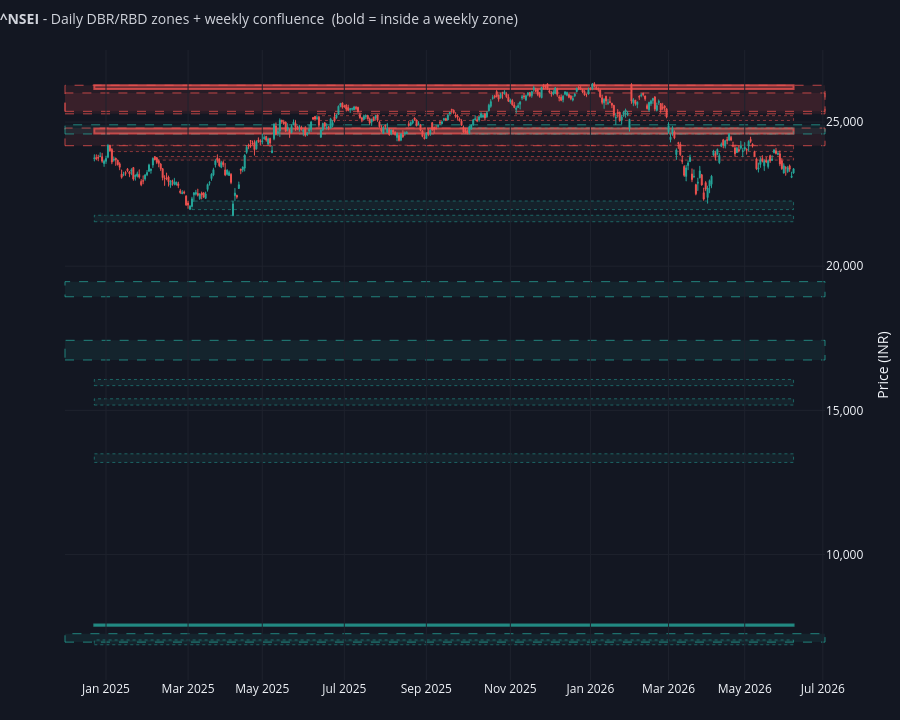

Here is the notebook cell this chart was saved with:
### Code cell
# ── Daily candles + weekly bands + confluence-highlighted daily zones ──
def plot_weekly_confluence(proc, zones, weekly_zones, title='', n_candles=None):
    # Daily candlesticks, WEEKLY zones drawn as wide dashed HTF bands, and daily
    # zones drawn BOLD/bright when weekly_in_zone is True (faded otherwise).
    df = proc.tail(n_candles).copy() if n_candles else proc.copy()
    dmin, dmax = df.index.min(), df.index.max()
    fig = go.Figure()

    # Weekly zones → wide HTF bands spanning the full visible width
    if weekly_zones is not None and len(weekly_zones):
        for _, w in weekly_zones.iterrows():
            if pd.Timestamp(w['formation_date']) > dmax:
                continue
            inv = w.get('invalidation_date')
            if pd.notna(inv) and pd.Timestamp(inv) < dmin:
                continue
            is_dem = w['type'] == 'demand'
            fig.add_shape(type='rect', xref='x domain', yref='y', x0=0, x1=1,
                          y0=float(w['bottom']), y1=float(w['top']),
                          fillcolor='rgba(38,166,154,0.09)' if is_dem else 'rgba(239,83,80,0.09)',
                          line=dict(color=DEMAND_LINE if is_dem else SUPPLY_LINE, width=1, dash='dash'),
                          layer='below')

    # Candlesticks
    fig.add_trace(go.Candlestick(x=df.index, open=df['Open'], high=df['High'],
                  low=df['Low'], close=df['Close'], name='Price',
                  increasing=dict(line=dict(color='#26a69a', width=1), fillcolor='#26a69a'),
                  decreasing=dict(line=dict(color='#ef5350', width=1), fillcolor='#ef5350'),
                  whiskerwidth=0.5))

    # Daily zones: bold if inside a weekly zone, faded otherwise
    for zid, z in zones.iterrows():
        fdate = pd.Timestamp(z['formation_date'])
        inv = z.get('invalidation_date')
        if pd.notna(inv) and pd.Timestamp(inv) < dmin:
            continue
        if fdate > dmax:
            continue
        is_dem = z['type'] == 'demand'
        in_wk  = bool(z.get('weekly_in_zone', False))
        line   = DEMAND_LINE if is_dem else SUPPLY_LINE
        if in_wk:
            fill = 'rgba(38,166,154,0.34)' if is_dem else 'rgba(239,83,80,0.34)'
        else:
            fill = 'rgba(38,166,154,0.08)' if is_dem else 'rgba(239,83,80,0.08)'
        x0, x1 = max(fdate, dmin), dmax
        fig.add_shape(type='rect', xref='x', yref='y', x0=x0, x1=x1,
                      y0=float(z['bottom']), y1=float(z['top']), fillcolor=fill,
                      line=dict(color=line, width=2 if in_wk else 0.7,
                                dash='solid' if in_wk else 'dot'), layer='below')
        conf  = float(z.get('weekly_confluence_score', float('nan')))
        wdist = float(z.get('weekly_dist_atr', float('nan')))
        star  = '  IN WEEKLY ZONE' if in_wk else ''
        hover = (f"<b>{zid}</b> {'Demand' if is_dem else 'Supply'}{star}<br>"
                 f"Top {z['top']:.2f}  Bottom {z['bottom']:.2f}<br>"
                 f"Quality {z['quality_score']:.0f}  |  Weekly confluence {conf:.3f}<br>"
                 f"Dist to weekly {wdist:.2f}xATR  |  fresh weekly: {bool(z.get('weekly_zone_fresh', False))}"
                 "<extra></extra>")
        fig.add_trace(go.Scatter(x=[x0, x1, x1, x0, x0],
                      y=[z['bottom'], z['bottom'], z['top'], z['top'], z['bottom']],
                      fill='toself', fillcolor='rgba(0,0,0,0)', line=dict(color='rgba(0,0,0,0)'),
                      showlegend=False, hovertemplate=hover, name=str(zid)))

    fig.update_layout(
        title=dict(text=title or f'<b>{SYMBOL}</b> - daily zones with weekly confluence',
                   font=dict(size=14, color='#d1d4dc'), x=0.0, y=0.98),
        template=CHART_THEME, paper_bgcolor=PAPER_BG, plot_bgcolor=PLOT_BG,
        height=720, margin=dict(l=65, r=25, t=50, b=40),
        xaxis_rangeslider_visible=False, hovermode='closest',
        hoverlabel=dict(bgcolor='#1e222d', font_size=11), showlegend=False)
    all_days = pd.date_range(df.index.min(), df.index.max(), freq='D')
    trading  = set(df.index.normalize())
    holidays = [d.strftime('%Y-%m-%d') for d in all_days if d not in trading and d.weekday() < 5]
    fig.update_xaxes(showgrid=True, gridcolor=GRID_COLOR,
                     rangebreaks=[dict(bounds=['sat', 'mon']), dict(values=holidays)])
    fig.update_yaxes(title_text='Price (INR)', gridcolor=GRID_COLOR, tickformat=',.0f', side='right')
    return fig


# Last ~18 months for clarity (set n_candles=None for full history)
fig_conf = plot_weekly_confluence(
    proc, zones, weekly_zones,
    title=f'<b>{SYMBOL}</b> - Daily DBR/RBD zones + weekly confluence  (bold = inside a weekly zone)',
    n_candles=360,
)
fig_conf.show()

### Figure 1 — Plotly figure (JSON) as saved in the notebook; plotly's stock layout.template omitted (floating-point values rounded to 4 significant figures; data arrays with more than 128 entries replaced by an {"elided": "..."} marker saying what was removed)
{"data": [{"close": {"elided": "360 float values"}, "decreasing": {"fillcolor": "#ef5350", "line": {"color": "#ef5350", "width": 1}}, "high": {"elided": "360 float values"}, "increasing": {"fillcolor": "#26a69a", "line": {"color": "#26a69a", "width": 1}}, "low": {"elided": "360 float values"}, "name": "Price", "open": {"elided": "360 float values"}, "type": "candlestick", "whiskerwidth": 0.5, "x": {"elided": "360 str values"}}, {"fill": "toself", "fillcolor": "rgba(0,0,0,0)", "hovertemplate": "<b>Z0014</b> Demand<br>Top 7034.80  Bottom 6869.00<br>Quality 68  |  Weekly confluence 0.130<br>Dist to weekly 4.66xATR  |  fresh weekly: False<extra></extra>", "line": {"color": "rgba(0,0,0,0)"}, "name": "Z0014", "showlegend": false, "type": "scatter", "x": ["2024-12-23T00:00:00", "2026-06-10T00:00:00", "2026-06-10T00:00:00", "2024-12-23T00:00:00", "2024-12-23T00:00:00"], "y": [6869, 6869, 7035.0, 7035.0, 6869]}, {"fill": "toself", "fillcolor": "rgba(0,0,0,0)", "hovertemplate": "<b>Z0017</b> Demand  IN WEEKLY ZONE<br>Top 7569.35  Bottom 7526.70<br>Quality 30  |  Weekly confluence 0.775<br>Dist to weekly 0.00xATR  |  fresh weekly: False<extra></extra>", "line": {"color": "rgba(0,0,0,0)"}, "name": "Z0017", "showlegend": false, "type": "scatter", "x": ["2024-12-23T00:00:00", "2026-06-10T00:00:00", "2026-06-10T00:00:00", "2024-12-23T00:00:00", "2024-12-23T00:00:00"], "y": [7527.0, 7527.0, 7569.0, 7569.0, 7527.0]}, {"fill": "toself", "fillcolor": "rgba(0,0,0,0)", "hovertemplate": "<b>Z0044</b> Demand<br>Top 13492.05  Bottom 13192.90<br>Quality 57  |  Weekly confluence 0.300<br>Dist to weekly 10.28xATR  |  fresh weekly: False<extra></extra>", "line": {"color": "rgba(0,0,0,0)"}, "name": "Z0044", "showlegend": false, "type": "scatter", "x": ["2024-12-23T00:00:00", "2026-06-10T00:00:00", "2026-06-10T00:00:00", "2024-12-23T00:00:00", "2024-12-23T00:00:00"], "y": [13190.0, 13190.0, 13490.0, 13490.0, 13190.0]}, {"fill": "toself", "fillcolor": "rgba(0,0,0,0)", "hovertemplate": "<b>Z0047</b> Demand<br>Top 15400.40  Bottom 15183.40<br>Quality 70  |  Weekly confluence 0.173<br>Dist to weekly 14.38xATR  |  fresh weekly: False<extra></extra>", "line": {"color": "rgba(0,0,0,0)"}, "name": "Z0047", "showlegend": false, "type": "scatter", "x": ["2024-12-23T00:00:00", "2026-06-10T00:00:00", "2026-06-10T00:00:00", "2024-12-23T00:00:00", "2024-12-23T00:00:00"], "y": [15180.0, 15180.0, 15400.0, 15400.0, 15180.0]}, {"fill": "toself", "fillcolor": "rgba(0,0,0,0)", "hovertemplate": "<b>Z0048</b> Demand<br>Top 16070.85  Bottom 15858.20<br>Quality 45  |  Weekly confluence 0.242<br>Dist to weekly 21.43xATR  |  fresh weekly: False<extra></extra>", "line": {"color": "rgba(0,0,0,0)"}, "name": "Z0048", "showlegend": false, "type": "scatter", "x": ["2024-12-23T00:00:00", "2026-06-10T00:00:00", "2026-06-10T00:00:00", "2024-12-23T00:00:00", "2024-12-23T00:00:00"], "y": [15860.0, 15860.0, 16070.0, 16070.0, 15860.0]}, {"fill": "toself", "fillcolor": "rgba(0,0,0,0)", "hovertemplate": "<b>Z0055</b> Demand<br>Top 21766.80  Bottom 21543.35<br>Quality 78  |  Weekly confluence 0.399<br>Dist to weekly 8.57xATR  |  fresh weekly: True<extra></extra>", "line": {"color": "rgba(0,0,0,0)"}, "name": "Z0055", "showlegend": false, "type": "scatter", "x": ["2024-12-23T00:00:00", "2026-06-10T00:00:00", "2026-06-10T00:00:00", "2024-12-23T00:00:00", "2024-12-23T00:00:00"], "y": [21540.0, 21540.0, 21770.0, 21770.0, 21540.0]}, {"fill": "toself", "fillcolor": "rgba(0,0,0,0)", "hovertemplate": "<b>Z0059</b> Supply  IN WEEKLY ZONE<br>Top 26277.35  Bottom 26151.40<br>Quality 21  |  Weekly confluence 0.812<br>Dist to weekly 0.00xATR  |  fresh weekly: True<extra></extra>", "line": {"color": "rgba(0,0,0,0)"}, "name": "Z0059", "showlegend": false, "type": "scatter", "x": ["2024-12-23T00:00:00", "2026-06-10T00:00:00", "2026-06-10T00:00:00", "2024-12-23T00:00:00", "2024-12-23T00:00:00"], "y": [26150.0, 26150.0, 26280.0, 26280.0, 26150.0]}, {"fill": "toself", "fillcolor": "rgba(0,0,0,0)", "hovertemplate": "<b>Z0061</b> Supply  IN WEEKLY ZONE<br>Top 24781.25  Bottom 24601.75<br>Quality 21  |  Weekly confluence 0.896<br>Dist to weekly 0.00xATR  |  fresh weekly: True<extra></extra>", "line": {"color": "rgba(0,0,0,0)"}, "name": "Z0061", "showlegend": false, "type": "scatter", "x": ["2024-12-23T00:00:00", "2026-06-10T00:00:00", "2026-06-10T00:00:00", "2024-12-23T00:00:00", "2024-12-23T00:00:00"], "y": [24600.0, 24600.0, 24780.0, 24780.0, 24600.0]}, {"fill": "toself", "fillcolor": "rgba(0,0,0,0)", "hovertemplate": "<b>Z0062</b> Supply<br>Top 24196.45  Bottom 23976.00<br>Quality 61  |  Weekly confluence 0.456<br>Dist to weekly 0.33xATR  |  fresh weekly: False<extra></extra>", "line": {"color": "rgba(0,0,0,0)"}, "name": "Z0062", "showlegend": false, "type": "scatter", "x": ["2025-01-06T00:00:00", "2026-06-10T00:00:00", "2026-06-10T00:00:00", "2025-01-06T00:00:00", "2025-01-06T00:00:00"], "y": [23976, 23976, 24200.0, 24200.0, 23976]}, {"fill": "toself", "fillcolor": "rgba(0,0,0,0)", "hovertemplate": "<b>Z0063</b> Supply<br>Top 23807.30  Bottom 23680.45<br>Quality 28  |  Weekly confluence 0.270<br>Dist to weekly 1.65xATR  |  fresh weekly: False<extra></extra>", "line": {"color": "rgba(0,0,0,0)"}, "name": "Z0063", "showlegend": false, "type": "scatter", "x": ["2025-02-06T00:00:00", "2026-06-10T00:00:00", "2026-06-10T00:00:00", "2025-02-06T00:00:00", "2025-02-06T00:00:00"], "y": [23680.0, 23680.0, 23810.0, 23810.0, 23680.0]}, {"fill": "toself", "fillcolor": "rgba(0,0,0,0)", "hovertemplate": "<b>Z0064</b> Demand<br>Top 22261.55  Bottom 21964.60<br>Quality 68  |  Weekly confluence 0.271<br>Dist to weekly 10.72xATR  |  fresh weekly: True<extra></extra>", "line": {"color": "rgba(0,0,0,0)"}, "name": "Z0064", "showlegend": false, "type": "scatter", "x": ["2025-03-05T00:00:00", "2026-06-10T00:00:00", "2026-06-10T00:00:00", "2025-03-05T00:00:00", "2025-03-05T00:00:00"], "y": [21960.0, 21960.0, 22260.0, 22260.0, 21960.0]}, {"fill": "toself", "fillcolor": "rgba(0,0,0,0)", "hovertemplate": "<b>Z0065</b> Supply<br>Top 25222.40  Bottom 25055.45<br>Quality 73  |  Weekly confluence 0.440<br>Dist to weekly 0.55xATR  |  fresh weekly: True<extra></extra>", "line": {"color": "rgba(0,0,0,0)"}, "name": "Z0065", "showlegend": false, "type": "scatter", "x": ["2025-06-12T00:00:00", "2026-06-10T00:00:00", "2026-06-10T00:00:00", "2025-06-12T00:00:00", "2025-06-12T00:00:00"], "y": [25060.0, 25060.0, 25220.0, 25220.0, 25060.0]}, {"fill": "toself", "fillcolor": "rgba(0,0,0,0)", "hovertemplate": "<b>Z0066</b> Demand<br>Top 24791.30  Bottom 24587.70<br>Quality 74  |  Weekly confluence 0.337<br>Dist to weekly 29.51xATR  |  fresh weekly: True<extra></extra>", "line": {"color": "rgba(0,0,0,0)"}, "name": "Z0066", "showlegend": false, "type": "scatter", "x": ["2025-10-01T00:00:00", "2026-06-10T00:00:00", "2026-06-10T00:00:00", "2025-10-01T00:00:00", "2025-10-01T00:00:00"], "y": [24590.0, 24590.0, 24790.0, 24790.0, 24590.0]}], "layout": {"height": 720, "hoverlabel": {"bgcolor": "#1e222d", "font": {"size": 11}}, "hovermode": "closest", "margin": {"b": 40, "l": 65, "r": 25, "t": 50}, "paper_bgcolor": "#131722", "plot_bgcolor": "#131722", "shapes": [{"fillcolor": "rgba(38,166,154,0.09)", "layer": "below", "line": {"color": "rgba(38,166,154,0.75)", "dash": "dash", "width": 1}, "type": "rect", "x0": 0, "x1": 1, "xref": "x domain", "y0": 6961.0, "y1": 7252.0, "yref": "y"}, {"fillcolor": "rgba(38,166,154,0.09)", "layer": "below", "line": {"color": "rgba(38,166,154,0.75)", "dash": "dash", "width": 1}, "type": "rect", "x0": 0, "x1": 1, "xref": "x domain", "y0": 16750.0, "y1": 17430.0, "yref": "y"}, {"fillcolor": "rgba(38,166,154,0.09)", "layer": "below", "line": {"color": "rgba(38,166,154,0.75)", "dash": "dash", "width": 1}, "type": "rect", "x0": 0, "x1": 1, "xref": "x domain", "y0": 18940, "y1": 19460.0, "yref": "y"}, {"fillcolor": "rgba(239,83,80,0.09)", "layer": "below", "line": {"color": "rgba(239,83,80,0.75)", "dash": "dash", "width": 1}, "type": "rect", "x0": 0, "x1": 1, "xref": "x domain", "y0": 25290.0, "y1": 26280.0, "yref": "y"}, {"fillcolor": "rgba(239,83,80,0.09)", "layer": "below", "line": {"color": "rgba(239,83,80,0.75)", "dash": "dash", "width": 1}, "type": "rect", "x0": 0, "x1": 1, "xref": "x domain", "y0": 24180.0, "y1": 24790.0, "yref": "y"}, {"fillcolor": "rgba(38,166,154,0.09)", "layer": "below", "line": {"color": "rgba(38,166,154,0.75)", "dash": "dash", "width": 1}, "type": "rect", "x0": 0, "x1": 1, "xref": "x domain", "y0": 24590.0, "y1": 24900.0, "yref": "y"}, {"fillcolor": "rgba(239,83,80,0.09)", "layer": "below", "line": {"color": "rgba(239,83,80,0.75)", "dash": "dash", "width": 1}, "type": "rect", "x0": 0, "x1": 1, "xref": "x domain", "y0": 25370.0, "y1": 26010.0, "yref": "y"}, {"fillcolor": "rgba(38,166,154,0.08)", "layer": "below", "line": {"color": "rgba(38,166,154,0.75)", "dash": "dot", "width": 0.7}, "type": "rect", "x0": "2024-12-23T00:00:00", "x1": "2026-06-10T00:00:00", "xref": "x", "y0": 6869, "y1": 7035.0, "yref": "y"}, {"fillcolor": "rgba(38,166,154,0.34)", "layer": "below", "line": {"color": "rgba(38,166,154,0.75)", "dash": "solid", "width": 2}, "type": "rect", "x0": "2024-12-23T00:00:00", "x1": "2026-06-10T00:00:00", "xref": "x", "y0": 7527.0, "y1": 7569.0, "yref": "y"}, {"fillcolor": "rgba(38,166,154,0.08)", "layer": "below", "line": {"color": "rgba(38,166,154,0.75)", "dash": "dot", "width": 0.7}, "type": "rect", "x0": "2024-12-23T00:00:00", "x1": "2026-06-10T00:00:00", "xref": "x", "y0": 13190.0, "y1": 13490.0, "yref": "y"}, {"fillcolor": "rgba(38,166,154,0.08)", "layer": "below", "line": {"color": "rgba(38,166,154,0.75)", "dash": "dot", "width": 0.7}, "type": "rect", "x0": "2024-12-23T00:00:00", "x1": "2026-06-10T00:00:00", "xref": "x", "y0": 15180.0, "y1": 15400.0, "yref": "y"}, {"fillcolor": "rgba(38,166,154,0.08)", "layer": "below", "line": {"color": "rgba(38,166,154,0.75)", "dash": "dot", "width": 0.7}, "type": "rect", "x0": "2024-12-23T00:00:00", "x1": "2026-06-10T00:00:00", "xref": "x", "y0": 15860.0, "y1": 16070.0, "yref": "y"}, {"fillcolor": "rgba(38,166,154,0.08)", "layer": "below", "line": {"color": "rgba(38,166,154,0.75)", "dash": "dot", "width": 0.7}, "type": "rect", "x0": "2024-12-23T00:00:00", "x1": "2026-06-10T00:00:00", "xref": "x", "y0": 21540.0, "y1": 21770.0, "yref": "y"}, {"fillcolor": "rgba(239,83,80,0.34)", "layer": "below", "line": {"color": "rgba(239,83,80,0.75)", "dash": "solid", "width": 2}, "type": "rect", "x0": "2024-12-23T00:00:00", "x1": "2026-06-10T00:00:00", "xref": "x", "y0": 26150.0, "y1": 26280.0, "yref": "y"}, {"fillcolor": "rgba(239,83,80,0.34)", "layer": "below", "line": {"color": "rgba(239,83,80,0.75)", "dash": "solid", "width": 2}, "type": "rect", "x0": "2024-12-23T00:00:00", "x1": "2026-06-10T00:00:00", "xref": "x", "y0": 24600.0, "y1": 24780.0, "yref": "y"}, {"fillcolor": "rgba(239,83,80,0.08)", "layer": "below", "line": {"color": "rgba(239,83,80,0.75)", "dash": "dot", "width": 0.7}, "type": "rect", "x0": "2025-01-06T00:00:00", "x1": "2026-06-10T00:00:00", "xref": "x", "y0": 23976, "y1": 24200.0, "yref": "y"}, {"fillcolor": "rgba(239,83,80,0.08)", "layer": "below", "line": {"color": "rgba(239,83,80,0.75)", "dash": "dot", "width": 0.7}, "type": "rect", "x0": "2025-02-06T00:00:00", "x1": "2026-06-10T00:00:00", "xref": "x", "y0": 23680.0, "y1": 23810.0, "yref": "y"}, {"fillcolor": "rgba(38,166,154,0.08)", "layer": "below", "line": {"color": "rgba(38,166,154,0.75)", "dash": "dot", "width": 0.7}, "type": "rect", "x0": "2025-03-05T00:00:00", "x1": "2026-06-10T00:00:00", "xref": "x", "y0": 21960.0, "y1": 22260.0, "yref": "y"}, {"fillcolor": "rgba(239,83,80,0.08)", "layer": "below", "line": {"color": "rgba(239,83,80,0.75)", "dash": "dot", "width": 0.7}, "type": "rect", "x0": "2025-06-12T00:00:00", "x1": "2026-06-10T00:00:00", "xref": "x", "y0": 25060.0, "y1": 25220.0, "yref": "y"}, {"fillcolor": "rgba(38,166,154,0.08)", "layer": "below", "line": {"color": "rgba(38,166,154,0.75)", "dash": "dot", "width": 0.7}, "type": "rect", "x0": "2025-10-01T00:00:00", "x1": "2026-06-10T00:00:00", "xref": "x", "y0": 24590.0, "y1": 24790.0, "yref": "y"}], "showlegend": false, "title": {"font": {"color": "#d1d4dc", "size": 14}, "text": "<b>^NSEI</b> - Daily DBR/RBD zones + weekly confluence  (bold = inside a weekly zone)", "x": 0, "y": 0.98}, "xaxis": {"gridcolor": "#1e222d", "rangebreaks": [{"bounds": ["sat", "mon"]}, {"values": ["2024-12-25", "2025-02-26", "2025-03-14", "2025-03-31", "2025-04-10", "2025-04-14", "2025-04-18", "2025-05-01", "2025-08-15", "2025-08-27", "2025-10-02", "2025-10-22", "2025-11-05", "2025-12-25", "2026-01-15", "2026-01-26", "2026-03-03", "2026-03-26", "2026-03-31", "2026-04-03", "2026-04-14", "2026-05-01", "2026-05-28", "2026-06-09"]}], "rangeslider": {"visible": false}, "showgrid": true}, "yaxis": {"gridcolor": "#1e222d", "side": "right", "tickformat": ",.0f", "title": {"text": "Price (INR)"}}}}
